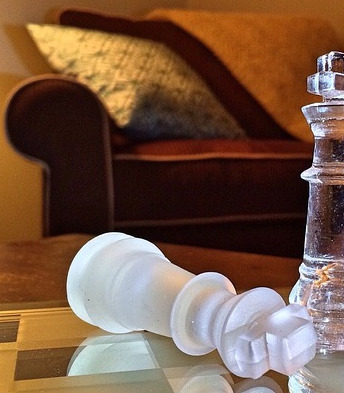
#> input picture basics/chess1.jpg, 344 x 393 px
$ python border.py
#> lines starting #> are read from the running program, lines starting #| are printed output that depends on the picture
import cv2
import numpy as np

img = cv2.imread('chess1.jpg')
#> img is the input picture: shape (393, 344, 3); mean B, G, R 68.7, 88, 119.1
cv2.imshow('original', img)

default = cv2.copyMakeBorder(img, 100, 100, 100, 100, cv2.BORDER_DEFAULT)
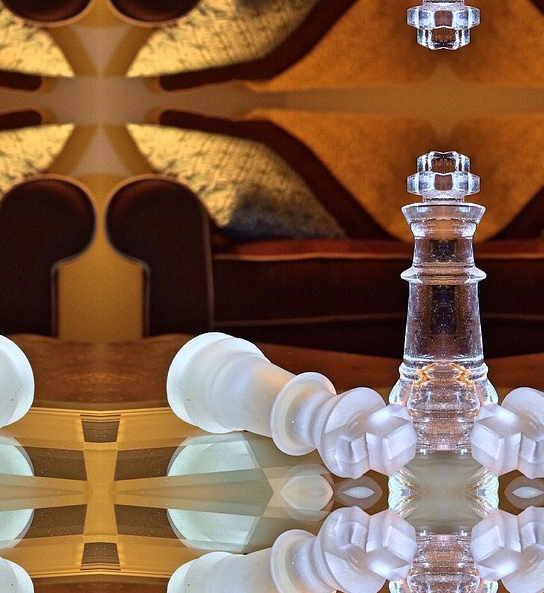
#> default: shape (593, 544, 3); mean B, G, R 74.7, 98.4, 131.7
cv2.imshow('default', default)
cv2.imwrite('border_default.jpg', default)

#---same as cv2.BORDER_DEFAULT---
reflect = cv2.copyMakeBorder(img, 100, 100, 100, 100, cv2.BORDER_REFLECT)
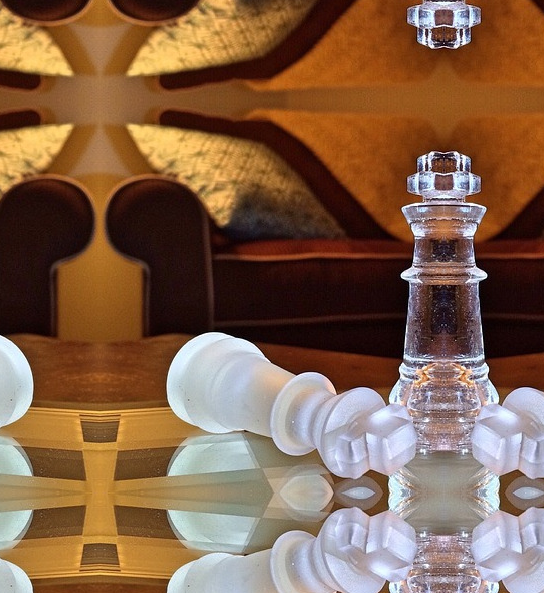
#> reflect: shape (593, 544, 3); mean B, G, R 74.6, 98.4, 131.9
cv2.imshow('reflect', reflect)
cv2.imwrite('border_reflect.jpg', reflect)

# ---can't see a differenece there (compared to cv2.BORDER_REFLECT)---
#reflect101 = cv2.copyMakeBorder(img, 100, 100, 100, 100, cv2.BORDER_REFLECT101)
#cv2.imshow('reflect101', reflect101)

replicate= cv2.copyMakeBorder(img, 100, 100, 100, 100, cv2.BORDER_REPLICATE)
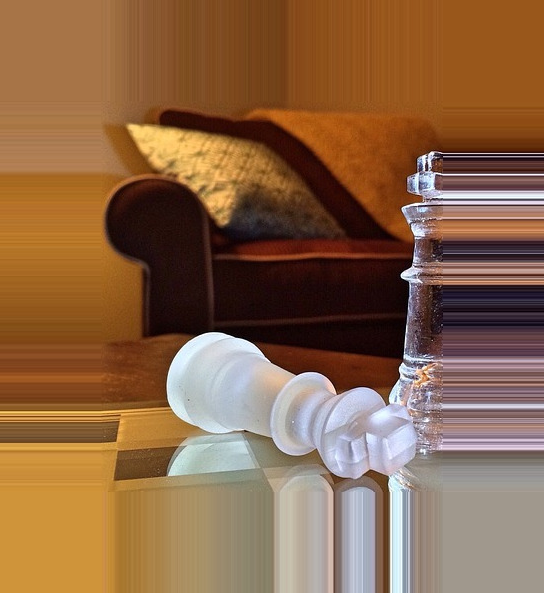
#> replicate: shape (593, 544, 3); mean B, G, R 71.1, 101.6, 139
cv2.imshow('replicate', replicate)
cv2.imwrite('border_replicate.jpg', replicate)

constant = cv2.copyMakeBorder(img, 100, 100, 100, 100, cv2.BORDER_CONSTANT, value=[255, 255, 255])  # def color; 255, 255, 255 [=white]
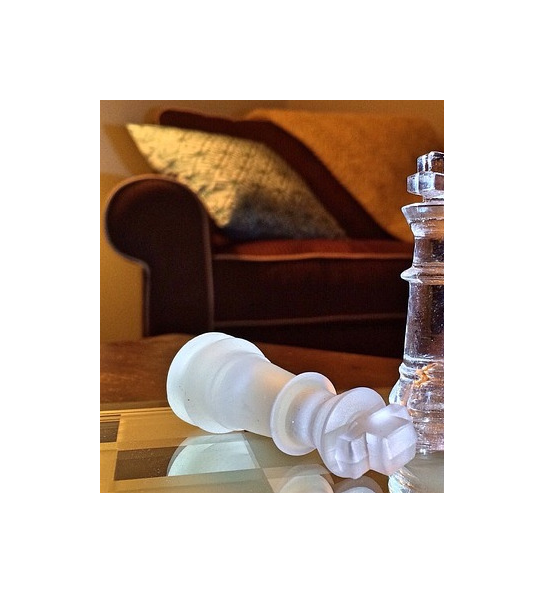
#> constant: shape (593, 544, 3); mean B, G, R 176.9, 185, 198.1
cv2.imshow('constant', constant)
cv2.imwrite('border_constant.jpg', constant)

wrap = cv2.copyMakeBorder(img, 100, 100, 100, 100, cv2.BORDER_WRAP)
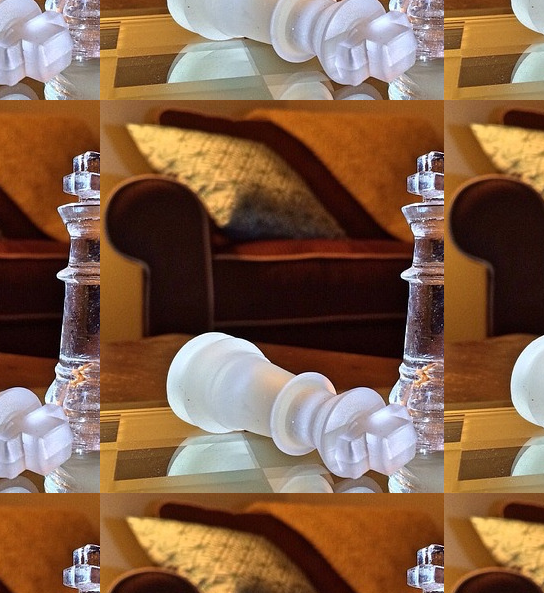
#> wrap: shape (593, 544, 3); mean B, G, R 74.6, 98.4, 131.9
cv2.imshow('wrap', wrap)
cv2.imwrite('border_wrap.jpg', wrap)

isolated = cv2.copyMakeBorder(img, 100, 100, 100, 100, cv2.BORDER_ISOLATED)
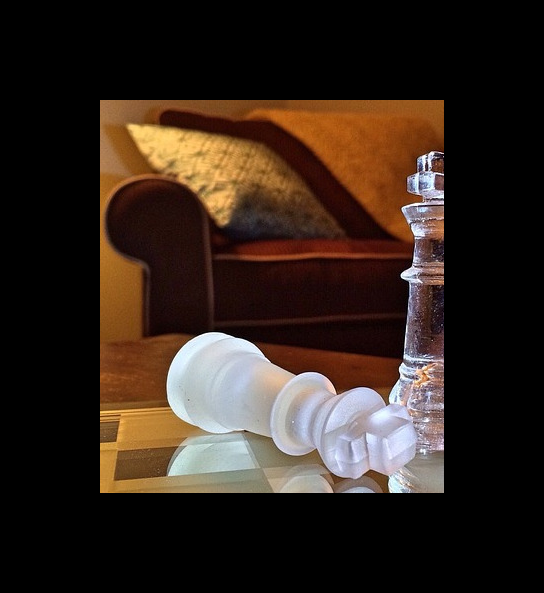
#> isolated: shape (593, 544, 3); mean B, G, R 28.8, 36.9, 49.9
cv2.imshow('isolated', isolated)
cv2.imwrite('border_isolated.jpg', isolated)

#---error---
#transparent= cv2.copyMakeBorder(img, 100, 100, 100, 100, cv2.BORDER_TRANSPARENT)
#cv2.imshow('transparent', transparent)

cv2.waitKey(0)
cv2.destroyAllWindows()

$ run again, with basics/blending_fistFrame.jpg copied over basics/chess1.jpg
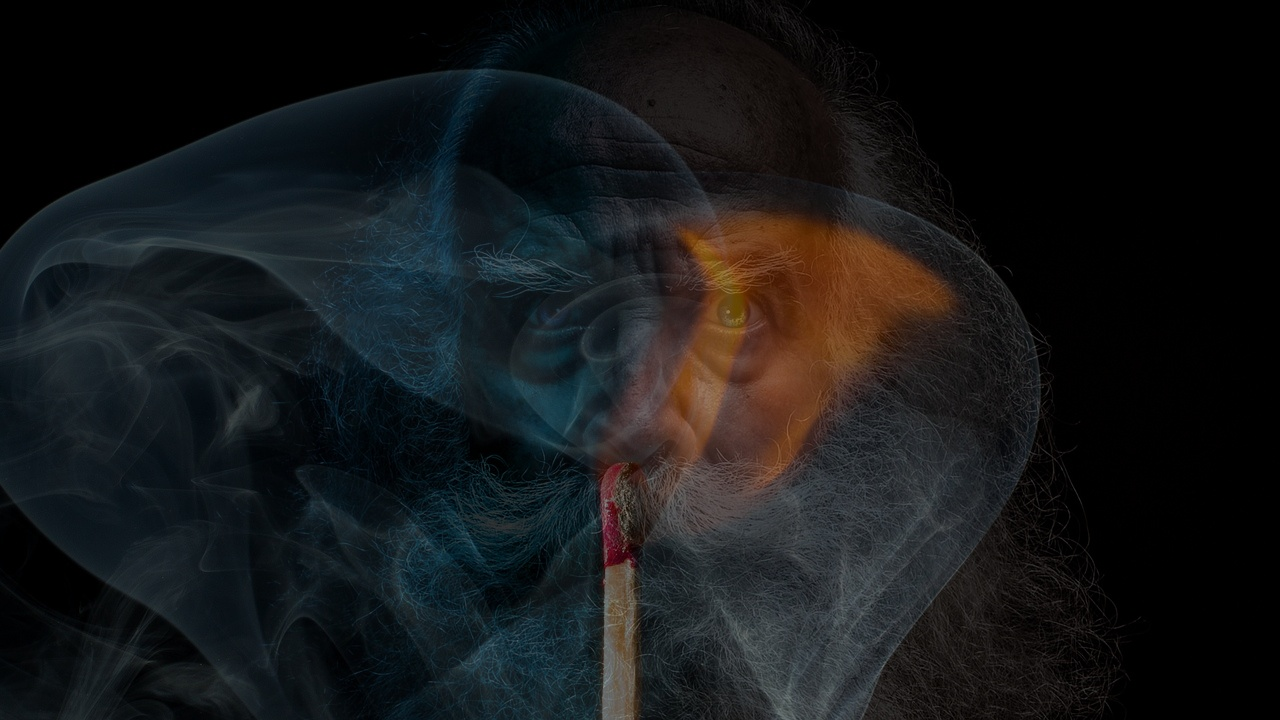
#> input picture basics/blending_fistFrame.jpg, 1280 x 720 px
#> img is the input picture: shape (720, 1280, 3); mean B, G, R 24.5, 23.4, 21.8
#> `constant = cv2.copyMakeBorder(img, 100, 100, 100, 100, cv2.BORDER_CONS..`:
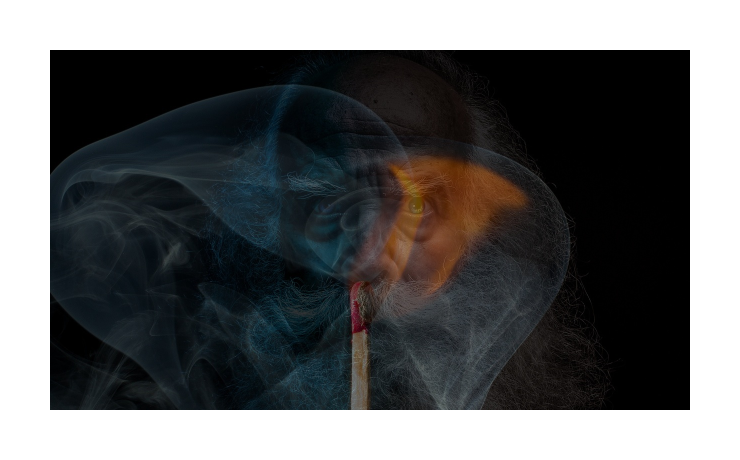
#> constant: shape (920, 1480, 3) (shown at 1/2 size); mean B, G, R 99, 98.3, 97.2
#> `isolated = cv2.copyMakeBorder(img, 100, 100, 100, 100, cv2.BORDER_ISOL..`:
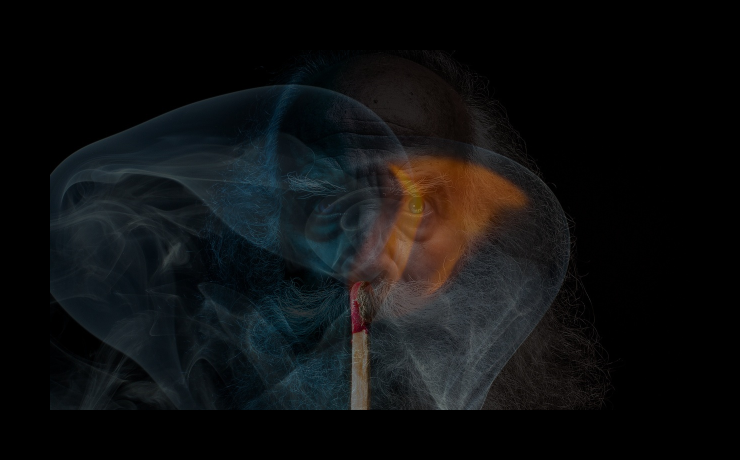
#> isolated: shape (920, 1480, 3) (shown at 1/2 size); mean B, G, R 16.6, 15.9, 14.7

$ run again, with basics/blending_lastFrame.jpg copied over basics/chess1.jpg
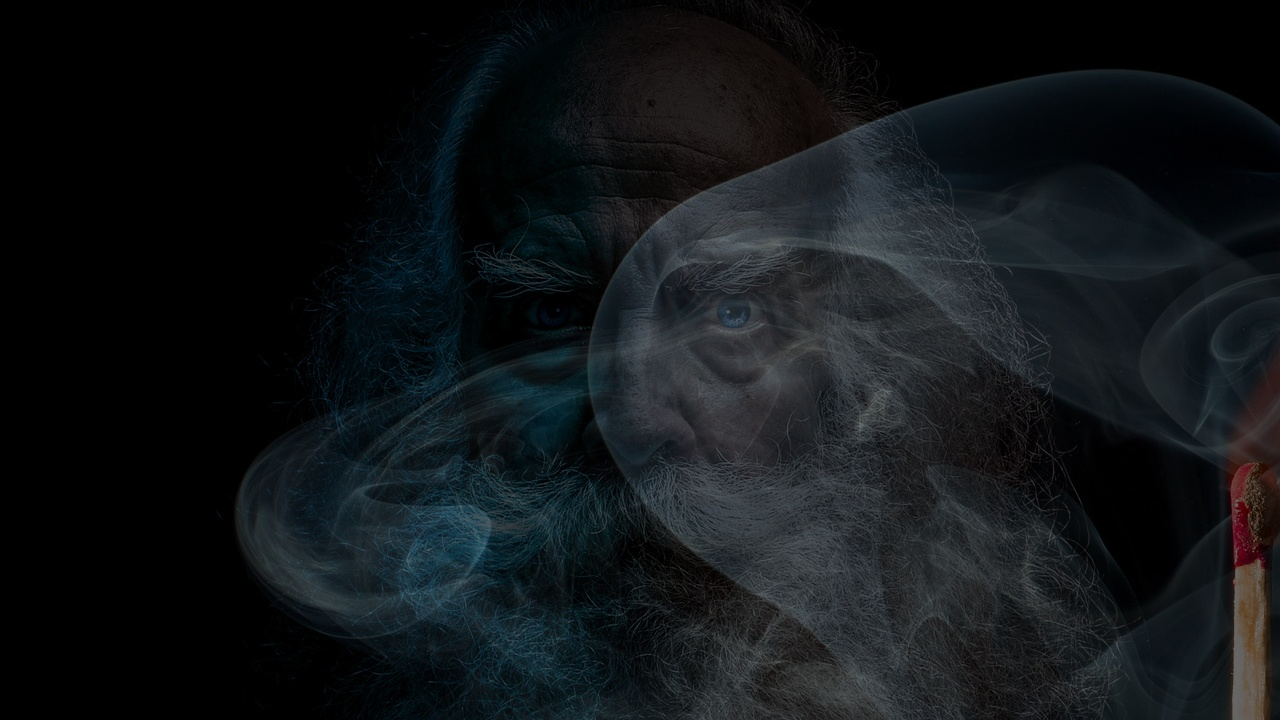
#> input picture basics/blending_lastFrame.jpg, 1280 x 720 px
#> img is the input picture: shape (720, 1280, 3); mean B, G, R 23.5, 20.9, 17.1
#> `constant = cv2.copyMakeBorder(img, 100, 100, 100, 100, cv2.BORDER_CONS..`:
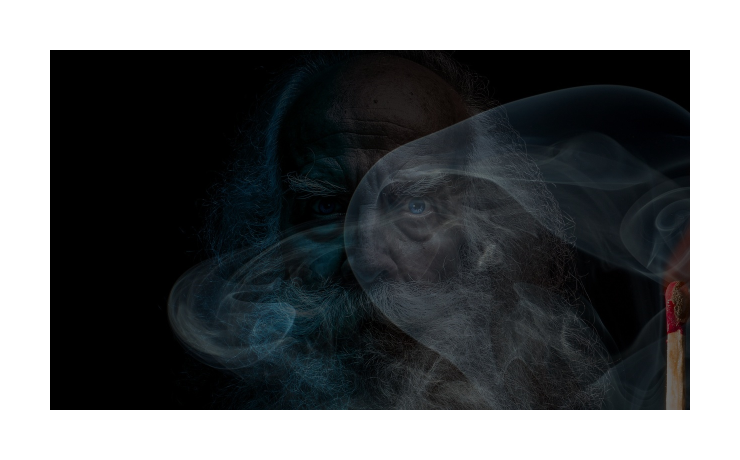
#> constant: shape (920, 1480, 3) (shown at 1/2 size); mean B, G, R 98.3, 96.6, 94
#> `isolated = cv2.copyMakeBorder(img, 100, 100, 100, 100, cv2.BORDER_ISOL..`:
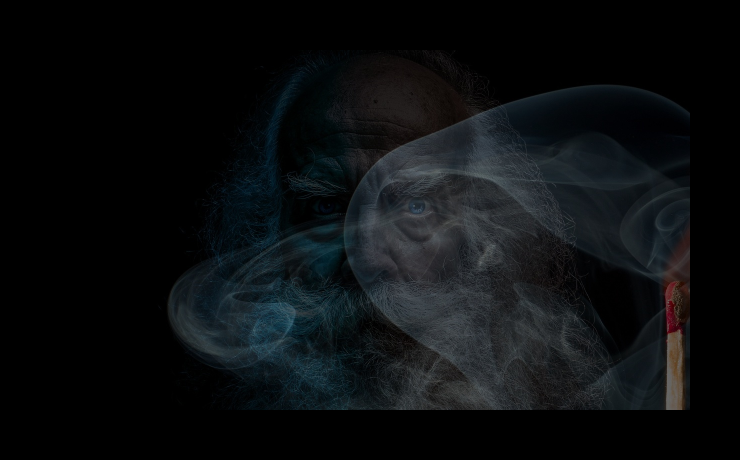
#> isolated: shape (920, 1480, 3) (shown at 1/2 size); mean B, G, R 15.9, 14.2, 11.6

$ run again, with basics/bubble.jpg copied over basics/chess1.jpg
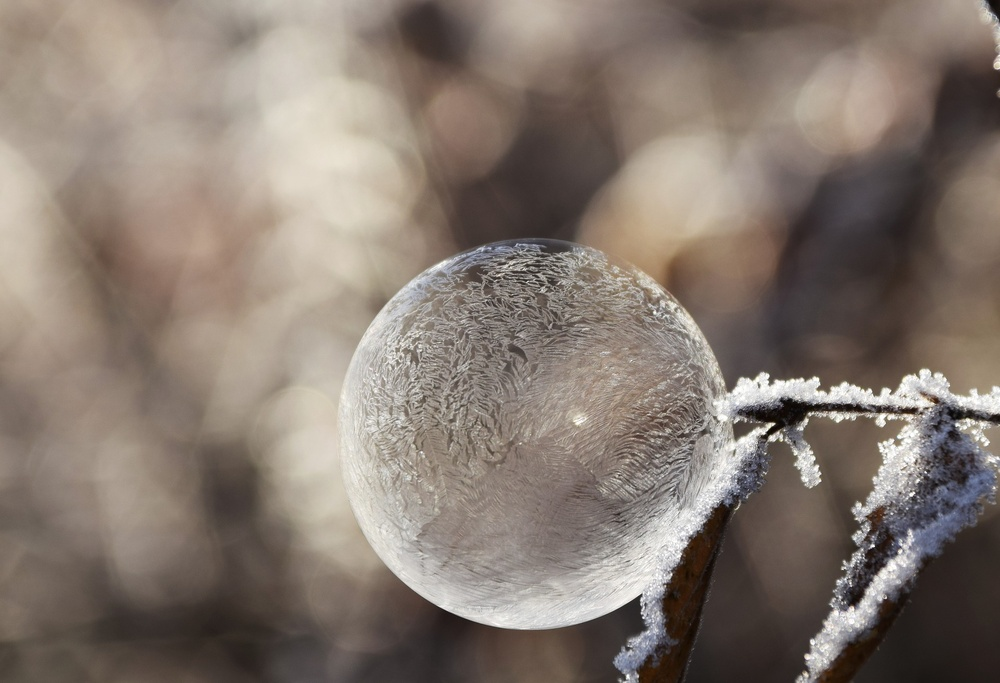
#> input picture basics/bubble.jpg, 1000 x 683 px, shrunk from 1920 x 1312 before the run
#> img is the input picture: shape (683, 1000, 3); mean B, G, R 111.9, 121.2, 133.4
#> `constant = cv2.copyMakeBorder(img, 100, 100, 100, 100, cv2.BORDER_CONS..`:
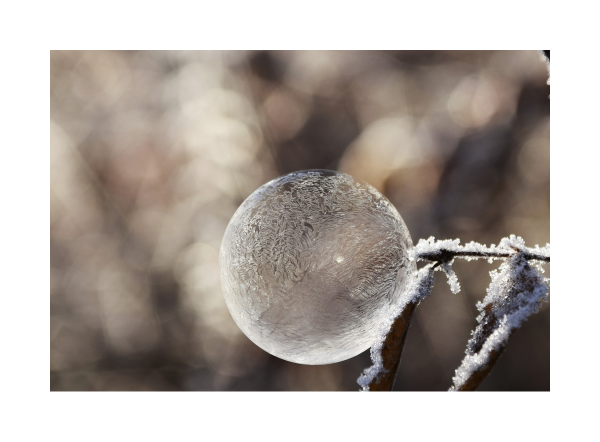
#> constant: shape (883, 1200, 3) (shown at 1/2 size); mean B, G, R 162.8, 168.7, 176.6
#> `isolated = cv2.copyMakeBorder(img, 100, 100, 100, 100, cv2.BORDER_ISOL..`:
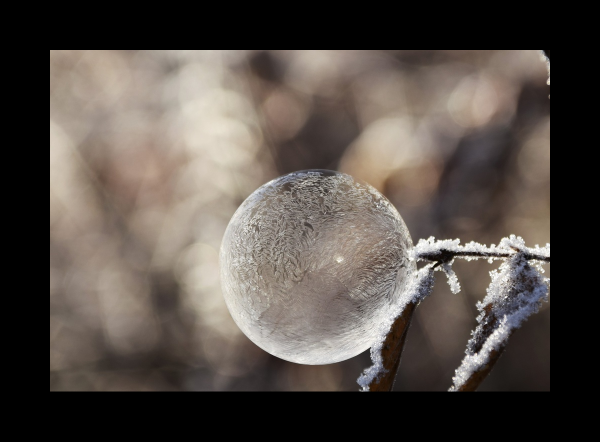
#> isolated: shape (883, 1200, 3) (shown at 1/2 size); mean B, G, R 72.1, 78.1, 86
